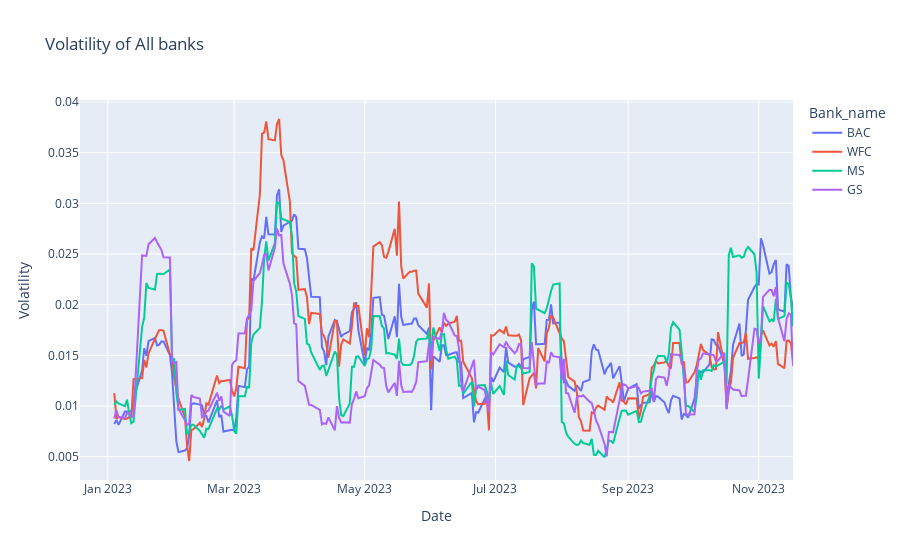

The cell this chart's notebook holds for it:
### Code cell
stock_market_bank_data['Volatility'] = stock_market_bank_data.groupby('Bank_name')['Close'].pct_change().rolling(window=10).std().reset_index(0, drop=True)
fig = px.line(stock_market_bank_data, x='Date', y='Volatility', 
              color='Bank_name', 
              title='Volatility of All banks')
fig.show()

### Figure 1 — Plotly figure (JSON) as saved in the notebook; plotly's stock layout.template omitted (floating-point values rounded to 4 significant figures; data arrays with more than 128 entries replaced by an {"elided": "..."} marker saying what was removed)
{"data": [{"hovertemplate": "Bank_name=BAC<br>Date=%{x}<br>Volatility=%{y}<extra></extra>", "legendgroup": "BAC", "line": {"color": "#636efa", "dash": "solid"}, "marker": {"symbol": "circle"}, "mode": "lines", "name": "BAC", "orientation": "v", "showlegend": true, "type": "scatter", "x": {"elided": "231 str values"}, "xaxis": "x", "y": {"elided": "231 float values"}, "yaxis": "y"}, {"hovertemplate": "Bank_name=WFC<br>Date=%{x}<br>Volatility=%{y}<extra></extra>", "legendgroup": "WFC", "line": {"color": "#EF553B", "dash": "solid"}, "marker": {"symbol": "circle"}, "mode": "lines", "name": "WFC", "orientation": "v", "showlegend": true, "type": "scatter", "x": {"elided": "231 str values"}, "xaxis": "x", "y": {"elided": "231 float values"}, "yaxis": "y"}, {"hovertemplate": "Bank_name=MS<br>Date=%{x}<br>Volatility=%{y}<extra></extra>", "legendgroup": "MS", "line": {"color": "#00cc96", "dash": "solid"}, "marker": {"symbol": "circle"}, "mode": "lines", "name": "MS", "orientation": "v", "showlegend": true, "type": "scatter", "x": {"elided": "231 str values"}, "xaxis": "x", "y": {"elided": "231 float values"}, "yaxis": "y"}, {"hovertemplate": "Bank_name=GS<br>Date=%{x}<br>Volatility=%{y}<extra></extra>", "legendgroup": "GS", "line": {"color": "#ab63fa", "dash": "solid"}, "marker": {"symbol": "circle"}, "mode": "lines", "name": "GS", "orientation": "v", "showlegend": true, "type": "scatter", "x": {"elided": "231 str values"}, "xaxis": "x", "y": {"elided": "231 float values"}, "yaxis": "y"}], "layout": {"autosize": true, "legend": {"title": {"text": "Bank_name"}, "tracegroupgap": 0}, "title": {"text": "Volatility of All banks"}, "xaxis": {"anchor": "y", "autorange": true, "domain": [0, 1], "range": ["2022-12-19", "2023-11-17"], "title": {"text": "Date"}, "type": "date"}, "yaxis": {"anchor": "x", "autorange": true, "domain": [0, 1], "range": [0.002704, 0.0402], "title": {"text": "Volatility"}, "type": "linear"}}}
